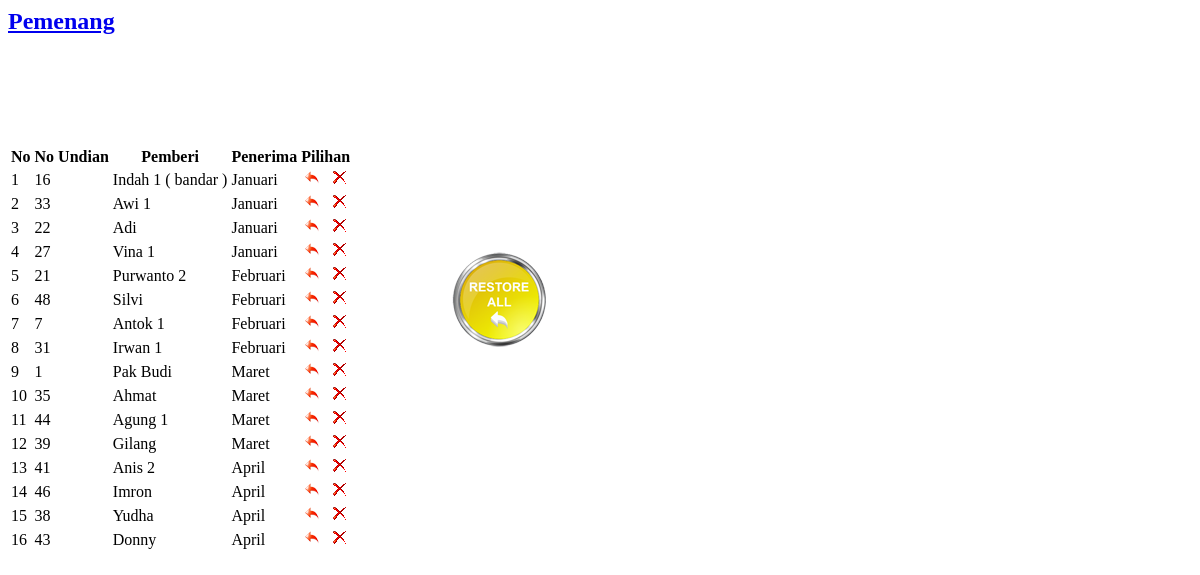
Page /Pengaturan/pemenang.php (signed in) on the committed database.
### tables this page shows
CREATE TABLE `pemenang` (
  `Id` int(20) NOT NULL AUTO_INCREMENT,
  `Nomor` varchar(100) NOT NULL,
  `Nama` varchar(150) NOT NULL DEFAULT '',
  `Hadiah` varchar(150) NOT NULL DEFAULT '',
  PRIMARY KEY (`Id`)
);

### Pengaturan/pemenang.php (the view, shortened to what this page needs)
<div class="post">
	<h2 class="title"><a href="#">Pemenang</a></h2>
		<div class="entry">
		<p>
<div title="Kembalikan Semua Data" id="RollOver1" style="position:absolute;left:450px;top:250px;width:100px;height:100px;z-index:0">
<a href="?page=kembalikan_semua" onclick="return confirm('Apakah Anda yakin mengembalikan semua data?')">
<span><img alt="" src="../images/restoreall-active.png" style="width:100px;height:100px"></span>
</a>
</div>
<br><br><br><br>
<?php
include ("conn.php");
		$view=mysql_query("select * from pemenang order by Id asc");
		?>
		<br />
		<table class="datatable">
		<tr><th>No</th><th>No Undian</th><th>Pemberi</th><th>Penerima</th><th>Pilihan</th></tr>
		<?php
		while($row=mysql_fetch_array($view)){
$Id = $row ['Id'];
$Nomor = $row ['Nomor'];
$Nama = $row ['Nama'];
$Hadiah = $row ['Hadiah'];
		?>
		<tr><td><?php echo $c=$c+1;?></td><td><?php echo $Nomor;?></td><td><?php echo $Nama;?></td><td><?php echo $Hadiah;?></td><td align="center"><?php
print("<a onClick=\"javascript:window.open('pemenang_kembalikan.php?Id=$Id','Window1','location=no,menubar=no,resizable=no,width=400,height=150,toolbar=no,screenX=400,screenY=300,status=no,scrollbars=yes')\">");
print("<img title='Kembalikan' src='../images/restore.png'></a>");
print("<a onClick=\"javascript:window.open('pemenang_hapus.php?Id=$Id','Window1','location=no,menubar=no,resizable=no,width=400,height=150,toolbar=no,screenX=400,screenY=300,status=no,scrollbars=yes')\">");
print("<img title='Hapus' src='../images/del.png'></a>");?></td></tr>
		<?php
		}
		?>
		</table>
		</p>
  	</div>
</div>

### Pengaturan/conn.php (shortened to what this page needs)
<html>
<head>
</head>
<body>
</body>
</html>

### Pengaturan/pemenang.php (style rules this page uses)
#RollOver1 a { display: block; position: absolute; }
#RollOver1 a img { position: absolute; z-index: 1; border-width: 0px; }
#RollOver1 span { display: block; height: 200px; width: 200px; position: absolute; z-index: 2; }

### rows in the picture
pemenang: Nomor "16", Nama "Indah 1 ( bandar )", Hadiah "Januari"
pemenang: c "2", Nomor "33", Nama "Awi 1", Hadiah "Januari"
pemenang: c "3", Nomor "22", Nama "Adi", Hadiah "Januari"
pemenang: c "4", Nomor "27", Nama "Vina 1", Hadiah "Januari"
pemenang: c "5", Nomor "21", Nama "Purwanto 2", Hadiah "Februari"
pemenang: c "6", Nomor "48", Nama "Silvi", Hadiah "Februari"
pemenang: c "7", Nomor "7", Nama "Antok 1", Hadiah "Februari"
pemenang: c "8", Nomor "31", Nama "Irwan 1", Hadiah "Februari"
pemenang: c "9", Nomor "1", Nama "Pak Budi", Hadiah "Maret"
pemenang: c "10", Nomor "35", Nama "Ahmat", Hadiah "Maret"
pemenang: c "11", Nomor "44", Nama "Agung 1", Hadiah "Maret"
pemenang: c "12", Nomor "39", Nama "Gilang", Hadiah "Maret"
pemenang: c "13", Nomor "41", Nama "Anis 2", Hadiah "April"
pemenang: c "14", Nomor "46", Nama "Imron", Hadiah "April"
pemenang: c "15", Nomor "38", Nama "Yudha", Hadiah "April"
pemenang: c "16", Nomor "43", Nama "Donny", Hadiah "April"
